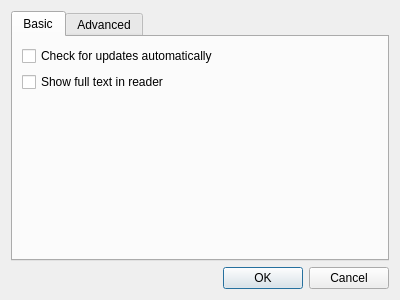
<?xml version="1.0" encoding="UTF-8"?>
<ui version="4.0">
 <class>SettingsDlg</class>
 <widget class="QDialog" name="SettingsDlg">
  <property name="geometry">
   <rect>
    <x>0</x>
    <y>0</y>
    <width>400</width>
    <height>300</height>
   </rect>
  </property>
  <property name="windowTitle">
   <string>Dialog</string>
  </property>
  <layout class="QVBoxLayout" name="verticalLayout">
   <item>
    <widget class="QTabWidget" name="tabWidget">
     <property name="currentIndex">
      <number>0</number>
     </property>
     <widget class="QWidget" name="tab">
      <attribute name="title">
       <string>Basic</string>
      </attribute>
      <layout class="QVBoxLayout" name="verticalLayout_2">
       <item>
        <widget class="QCheckBox" name="mLatestVersionCheck">
         <property name="text">
          <string>Check for updates automatically</string>
         </property>
        </widget>
       </item>
       <item>
        <widget class="QCheckBox" name="mShowFullTextCheck">
         <property name="text">
          <string>Show full text in reader</string>
         </property>
        </widget>
       </item>
       <item>
        <spacer name="verticalSpacer">
         <property name="orientation">
          <enum>Qt::Vertical</enum>
         </property>
         <property name="sizeHint" stdset="0">
          <size>
           <width>20</width>
           <height>40</height>
          </size>
         </property>
        </spacer>
       </item>
      </layout>
     </widget>
     <widget class="QWidget" name="tab_2">
      <attribute name="title">
       <string>Advanced</string>
      </attribute>
      <layout class="QGridLayout" name="gridLayout">
       <item row="0" column="0">
        <widget class="QLabel" name="label">
         <property name="text">
          <string>Language(need restart)</string>
         </property>
        </widget>
       </item>
       <item row="1" column="0">
        <spacer name="verticalSpacer_2">
         <property name="orientation">
          <enum>Qt::Vertical</enum>
         </property>
         <property name="sizeHint" stdset="0">
          <size>
           <width>20</width>
           <height>40</height>
          </size>
         </property>
        </spacer>
       </item>
       <item row="0" column="1">
        <widget class="QComboBox" name="mLangCombo"/>
       </item>
      </layout>
     </widget>
    </widget>
   </item>
   <item>
    <widget class="QDialogButtonBox" name="buttonBox">
     <property name="orientation">
      <enum>Qt::Horizontal</enum>
     </property>
     <property name="standardButtons">
      <set>QDialogButtonBox::Cancel|QDialogButtonBox::Ok</set>
     </property>
    </widget>
   </item>
  </layout>
 </widget>
 <resources/>
 <connections>
  <connection>
   <sender>buttonBox</sender>
   <signal>accepted()</signal>
   <receiver>SettingsDlg</receiver>
   <slot>accept()</slot>
   <hints>
    <hint type="sourcelabel">
     <x>248</x>
     <y>254</y>
    </hint>
    <hint type="destinationlabel">
     <x>157</x>
     <y>274</y>
    </hint>
   </hints>
  </connection>
  <connection>
   <sender>buttonBox</sender>
   <signal>rejected()</signal>
   <receiver>SettingsDlg</receiver>
   <slot>reject()</slot>
   <hints>
    <hint type="sourcelabel">
     <x>316</x>
     <y>260</y>
    </hint>
    <hint type="destinationlabel">
     <x>286</x>
     <y>274</y>
    </hint>
   </hints>
  </connection>
 </connections>
</ui>
